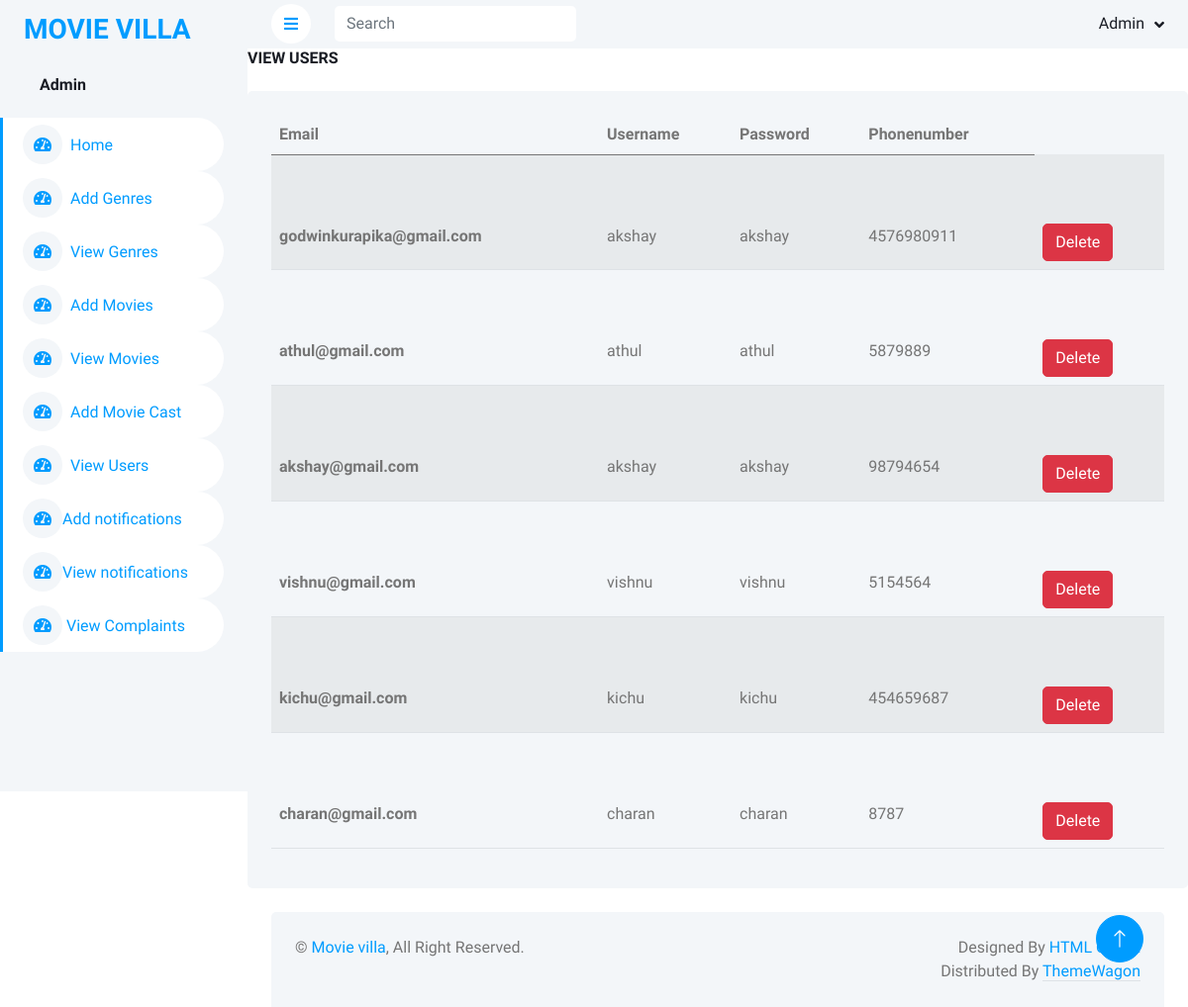
Page /viewusers on the committed database.
### user/models.py (models this page shows)
class Customer(models.Model):
    email=models.CharField(max_length=34)
    username=models.CharField(max_length=34)
    phonenumber=models.IntegerField(null=True)
    password=models.CharField(max_length=34)

### adminapp/views.py (the view)
# urls.py: path('viewusers',views.viewusers,name='viewusers'),
def viewusers(request):
    users=Customer.objects.all()
    context={
        'users':users
    }
    return render(request,'viewusers.html',context)

### adminapp/templates/viewusers.html
{% extends 'adminhome.html' %}
{% load static %}
{% block body %}
<h6 class="mb-4">VIEW USERS</h6>
<div class="col-12">
    <div class="bg-light rounded h-100 p-4">
        <table class="table table-striped">
            <thead>
                <tr>
                    <th scope="col">Email</th>
                    <th scope="col">Username</th>
                    <th scope="col">Password</th>
                    <th scope="col">Phonenumber</th>
                </tr>
            </thead>
            <tbody>
                {% for i in users %}
                <tr>
                    <th scope="row" style="padding-top: 70px;">{{i.email}}</th>
                    <td style="padding-top: 70px;">{{i.username}}</td>
                    <td style="padding-top: 70px;">{{i.password}}</td>
                    <td style="padding-top: 70px;">{{i.phonenumber}}</td>
                    <td style="padding-top: 70px;"><a href="{% url 'deleteusers' i.id %}"><button class="btn btn-danger">Delete</button></a></td>
                </tr>
                {% endfor %}
            </tbody>
        </table>
    </div>
</div>
{% endblock %}

### adminapp/static/css/style.css (style rules this page uses)
:root { --primary: #009CFF; --light: #F3F6F9; --dark: #191C24; }
.btn { transition: .5s; }

### rows in the picture
Customer: email "godwinkurapika@gmail.com", username "akshay", password "akshay", phonenumber "4576980911"
Customer: email "athul@gmail.com", username "athul", password "athul", phonenumber "5879889"
Customer: email "akshay@gmail.com", username "akshay", password "akshay", phonenumber "98794654"
Customer: email "vishnu@gmail.com", username "vishnu", password "vishnu", phonenumber "5154564"
Customer: email "kichu@gmail.com", username "kichu", password "kichu", phonenumber "454659687"
Customer: email "charan@gmail.com", username "charan", password "charan", phonenumber "8787"
